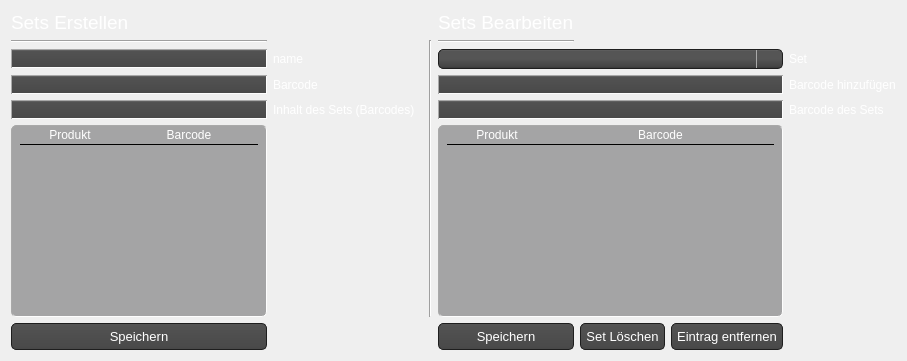
                <widget class="QWidget" name="tab_21">
                 <attribute name="title">
                  <string>Sets</string>
                 </attribute>
                 <layout class="QGridLayout" name="gridLayout_36">
                  <item row="0" column="0">
                   <layout class="QGridLayout" name="gridLayout_34">
                    <item row="4" column="0">
                     <widget class="QLineEdit" name="new_set_inhalt_text">
                      <property name="maximumSize">
                       <size>
                        <width>800</width>
                        <height>16777215</height>
                       </size>
                      </property>
                      <property name="styleSheet">
                       <string notr="true">QLineEdit{ background-color: QLinearGradient( x1: 0, y1: 0, x2: 0, y2: 1, stop: 0 #929394, stop: 0.1 #525252, stop: 0.5 #4e4e4e, stop: 0.9 #4a4a4a, stop: 1 #464646);
border: 1px inset darkgrey;
border-radius: 10px;
padding: 0 8px;
selection-background-color: darkgray;
font-size: 13px;
color: white;
}
QLineEdit:focus { background-color: QLinearGradient( x1: 0, y1: 0, x2: 0, y2: 1, stop: 0 #ffffff, stop: 0.1 #bababa, stop: 0.5 #919191, stop: 0.9 #7a7a7a, stop: 1 #5b5b5b);}
</string>
                      </property>
                     </widget>
                    </item>
                    <item row="5" column="0">
                     <widget class="QTableWidget" name="new_set_table">
                      <property name="maximumSize">
                       <size>
                        <width>800</width>
                        <height>16777215</height>
                       </size>
                      </property>
                      <property name="styleSheet">
                       <string notr="true">QTableView {
border: 1px inset darkgrey;
border-radius: 5px;
padding: 0 8px;
font-size: 13px;
color: white;
gridline-color: rgb(164, 164, 165);
Background-color: rgb(164, 164, 165);

}
QHeaderView::section{

border-style: none;
Color: white;
gridline-color: rgb(164, 164, 165);
background-color: rgb(164, 164, 165);
border-bottom: 1px inset black;

}
QTableView::item{
border-bottom : 1px inset black;
gridline-color: rgb(164, 164, 165);
text-align: center;
}</string>
                      </property>
                      <attribute name="horizontalHeaderCascadingSectionResizes">
                       <bool>true</bool>
                      </attribute>
                      <attribute name="horizontalHeaderStretchLastSection">
                       <bool>true</bool>
                      </attribute>
                      <attribute name="verticalHeaderVisible">
                       <bool>false</bool>
                      </attribute>
                      <column>
                       <property name="text">
                        <string>Produkt</string>
                       </property>
                      </column>
                      <column>
                       <property name="text">
                        <string>Barcode</string>
                       </property>
                      </column>
                     </widget>
                    </item>
                    <item row="4" column="6">
                     <widget class="QLabel" name="label_115">
                      <property name="styleSheet">
                       <string notr="true">color: white;</string>
                      </property>
                      <property name="text">
                       <string>Barcode des Sets</string>
                      </property>
                     </widget>
                    </item>
                    <item row="3" column="0">
                     <widget class="QLineEdit" name="new_set_barcode">
                      <property name="maximumSize">
                       <size>
                        <width>800</width>
                        <height>16777215</height>
                       </size>
                      </property>
                      <property name="styleSheet">
                       <string notr="true">QLineEdit{ background-color: QLinearGradient( x1: 0, y1: 0, x2: 0, y2: 1, stop: 0 #929394, stop: 0.1 #525252, stop: 0.5 #4e4e4e, stop: 0.9 #4a4a4a, stop: 1 #464646);
border: 1px inset darkgrey;
border-radius: 10px;
padding: 0 8px;
selection-background-color: darkgray;
font-size: 13px;
color: white;
}
QLineEdit:focus { background-color: QLinearGradient( x1: 0, y1: 0, x2: 0, y2: 1, stop: 0 #ffffff, stop: 0.1 #bababa, stop: 0.5 #919191, stop: 0.9 #7a7a7a, stop: 1 #5b5b5b);}
</string>
                      </property>
                     </widget>
                    </item>
                    <item row="2" column="3" colspan="3">
                     <widget class="QComboBox" name="edit_set_combo">
                      <property name="styleSheet">
                       <string notr="true">QComboBox
{
    subcontrol-origin: padding;
    subcontrol-position: top right;
    selection-background-color: #111;
    selection-color: white;

    background-color: #464646;
    border-style: solid;
    border: 1px solid #1e1e1e;
    border-radius: 5;
    padding: 1px 0px 1px 20px;
}


QComboBox:hover, QPushButton:hover
{
    border: 1px solid teal;

}

QComboBox:editable {
    background: red;
    color: white;
}

QComboBox:on
{
    padding-top: 0px;
    padding-left: 0px;

    background-color: QLinearGradient( x1: 0, y1: 0, x2: 0, y2: 1, stop: 0 #2d2d2d, stop: 0.1 #2b2b2b, stop: 0.5 #292929, stop: 0.9 #282828, stop: 1 #252525);
    selection-background-color: rgb(67, 131, 202);
}

QComboBox:!on
{

    background-color: QLinearGradient( x1: 0, y1: 0, x2: 0, y2: 1, stop: 0 #666, stop: 0.1 #555, stop: 0.5 #555, stop: 0.9 #444, stop: 1 #333);
}

QComboBox QAbstractItemView
{
    border: 2px solid darkgray;
    color: black;
    selection-background-color: QLinearGradient( x1: 0, y1: 0, x2: 0, y2: 1, stop: 0 #111, stop: 1 #333);
}

QComboBox::drop-down
{
     subcontrol-origin: padding;
     subcontrol-position: top right;
     width: 15px;

     border-left-width: 1px;
     border-left-color: darkgray;
     border-left-style: solid; /* just a single line */
     border-top-right-radius: 3px; /* same radius as the QComboBox */
     border-bottom-right-radius: 3px;
     padding-left: 10px;
 }


</string>
                      </property>
                     </widget>
                    </item>
                    <item row="3" column="1">
                     <widget class="QLabel" name="label_110">
                      <property name="minimumSize">
                       <size>
                        <width>150</width>
                        <height>0</height>
                       </size>
                      </property>
                      <property name="styleSheet">
                       <string notr="true">color: white;</string>
                      </property>
                      <property name="text">
                       <string>Barcode</string>
                      </property>
                     </widget>
                    </item>
                    <item row="2" column="1">
                     <widget class="QLabel" name="label_109">
                      <property name="maximumSize">
                       <size>
                        <width>150</width>
                        <height>16777215</height>
                       </size>
                      </property>
                      <property name="styleSheet">
                       <string notr="true">color: white;</string>
                      </property>
                      <property name="text">
                       <string>name</string>
                      </property>
                     </widget>
                    </item>
                    <item row="4" column="1">
                     <widget class="QLabel" name="label_111">
                      <property name="minimumSize">
                       <size>
                        <width>0</width>
                        <height>0</height>
                       </size>
                      </property>
                      <property name="maximumSize">
                       <size>
                        <width>180</width>
                        <height>16777215</height>
                       </size>
                      </property>
                      <property name="styleSheet">
                       <string notr="true">color: white;</string>
                      </property>
                      <property name="text">
                       <string>Inhalt des Sets (Barcodes)</string>
                      </property>
                     </widget>
                    </item>
                    <item row="5" column="3" colspan="3">
                     <widget class="QTableWidget" name="edit_set_table">
                      <property name="styleSheet">
                       <string notr="true">QTableView {
border: 1px inset darkgrey;
border-radius: 5px;
padding: 0 8px;
font-size: 13px;
color: white;
gridline-color: rgb(164, 164, 165);
Background-color: rgb(164, 164, 165);

}
QHeaderView::section{

border-style: none;
Color: white;
gridline-color: rgb(164, 164, 165);
background-color: rgb(164, 164, 165);
border-bottom: 1px inset black;

}
QTableView::item{
border-bottom : 1px inset black;
gridline-color: rgb(164, 164, 165);
text-align: center;
}</string>
                      </property>
                      <attribute name="horizontalHeaderCascadingSectionResizes">
                       <bool>true</bool>
                      </attribute>
                      <attribute name="horizontalHeaderStretchLastSection">
                       <bool>true</bool>
                      </attribute>
                      <attribute name="verticalHeaderVisible">
                       <bool>false</bool>
                      </attribute>
                      <column>
                       <property name="text">
                        <string>Produkt</string>
                       </property>
                      </column>
                      <column>
                       <property name="text">
                        <string>Barcode</string>
                       </property>
                      </column>
                     </widget>
                    </item>
                    <item row="1" column="3">
                     <widget class="Line" name="line_44">
                      <property name="orientation">
                       <enum>Qt::Horizontal</enum>
                      </property>
                     </widget>
                    </item>
                    <item row="1" column="0">
                     <widget class="Line" name="line_42">
                      <property name="orientation">
                       <enum>Qt::Horizontal</enum>
                      </property>
                     </widget>
                    </item>
                    <item row="3" column="6">
                     <widget class="QLabel" name="label_114">
                      <property name="maximumSize">
                       <size>
                        <width>150</width>
                        <height>16777215</height>
                       </size>
                      </property>
                      <property name="styleSheet">
                       <string notr="true">color: white;
</string>
                      </property>
                      <property name="text">
                       <string>Barcode hinzufügen</string>
                      </property>
                     </widget>
                    </item>
                    <item row="2" column="0">
                     <widget class="QLineEdit" name="new_set_name">
                      <property name="maximumSize">
                       <size>
                        <width>800</width>
                        <height>16777215</height>
                       </size>
                      </property>
                      <property name="styleSheet">
                       <string notr="true">QLineEdit{ background-color: QLinearGradient( x1: 0, y1: 0, x2: 0, y2: 1, stop: 0 #929394, stop: 0.1 #525252, stop: 0.5 #4e4e4e, stop: 0.9 #4a4a4a, stop: 1 #464646);
border: 1px inset darkgrey;
border-radius: 10px;
padding: 0 8px;
selection-background-color: darkgray;
font-size: 13px;
color: white;
}
QLineEdit:focus { background-color: QLinearGradient( x1: 0, y1: 0, x2: 0, y2: 1, stop: 0 #ffffff, stop: 0.1 #bababa, stop: 0.5 #919191, stop: 0.9 #7a7a7a, stop: 1 #5b5b5b);}
</string>
                      </property>
                     </widget>
                    </item>
                    <item row="2" column="6">
                     <widget class="QLabel" name="label_112">
                      <property name="styleSheet">
                       <string notr="true">color: white;</string>
                      </property>
                      <property name="text">
                       <string>Set</string>
                      </property>
                     </widget>
                    </item>
                    <item row="1" column="2" rowspan="5">
                     <widget class="Line" name="line_43">
                      <property name="orientation">
                       <enum>Qt::Vertical</enum>
                      </property>
                     </widget>
                    </item>
                    <item row="6" column="5">
                     <widget class="QPushButton" name="edit_set_delete_entry_btn">
                      <property name="styleSheet">
                       <string notr="true">QPushButton{
   background-color: QLinearGradient( x1: 0, y1: 0, x2: 0, y2: 1, stop: 0 #565656, stop: 0.1 #525252, stop: 0.5 #4e4e4e, stop: 0.9 #4a4a4a, stop: 1 #464646);
  	border-style: solid;
    border: 1px solid #1e1e1e;
    border-radius: 5;
    padding: 1px 0px 1px 20px;
    font: 13px;
    min-width: 10em;
    padding: 5px;
	color: white;
}
QPushButton:hover{
	background-color: QLinearGradient( x1: 0, y1: 0, x2: 0, y2: 1, stop: 0 #565656, stop: 0.1 #525252, stop: 0.5 #4e4e4e, stop: 0.9 #4a4a4a, stop: 1 #464646);
  	border-style: solid;
    border: 1px solid rgb(59, 204, 179);
    border-radius: 5;
    padding: 1px 0px 1px 20px;
    font: 13px;
    min-width: 10em;
    padding: 5px;
	color: white;
}
QPushButton:pressed {
background-color: rgb(130, 152, 152);
  	border-style: solid;
    border: 1px solid #1EFFFF;
    border-radius: 5;
    padding: 1px 0px 1px 20px;
    font: 13px;
    min-width: 10em;
    padding: 5px;
	color: white;

}</string>
                      </property>
                      <property name="text">
                       <string>Eintrag entfernen</string>
                      </property>
                     </widget>
                    </item>
                    <item row="0" column="3">
                     <widget class="QLabel" name="label_113">
                      <property name="font">
                       <font>
                        <pointsize>14</pointsize>
                       </font>
                      </property>
                      <property name="styleSheet">
                       <string notr="true">color: white;</string>
                      </property>
                      <property name="text">
                       <string>Sets Bearbeiten</string>
                      </property>
                     </widget>
                    </item>
                    <item row="3" column="3" colspan="3">
                     <widget class="QLineEdit" name="edit_set_add_barcode">
                      <property name="styleSheet">
                       <string notr="true">QLineEdit{ background-color: QLinearGradient( x1: 0, y1: 0, x2: 0, y2: 1, stop: 0 #929394, stop: 0.1 #525252, stop: 0.5 #4e4e4e, stop: 0.9 #4a4a4a, stop: 1 #464646);
border: 1px inset darkgrey;
border-radius: 10px;
padding: 0 8px;
selection-background-color: darkgray;
font-size: 13px;
color: white;
}
QLineEdit:focus { background-color: QLinearGradient( x1: 0, y1: 0, x2: 0, y2: 1, stop: 0 #ffffff, stop: 0.1 #bababa, stop: 0.5 #919191, stop: 0.9 #7a7a7a, stop: 1 #5b5b5b);}
</string>
                      </property>
                     </widget>
                    </item>
                    <item row="6" column="0">
                     <widget class="QPushButton" name="new_set_save_btn">
                      <property name="styleSheet">
                       <string notr="true">QPushButton{
   background-color: QLinearGradient( x1: 0, y1: 0, x2: 0, y2: 1, stop: 0 #565656, stop: 0.1 #525252, stop: 0.5 #4e4e4e, stop: 0.9 #4a4a4a, stop: 1 #464646);
  	border-style: solid;
    border: 1px solid #1e1e1e;
    border-radius: 5;
    padding: 1px 0px 1px 20px;
    font: 13px;
    min-width: 10em;
    padding: 5px;
	color: white;
}
QPushButton:hover{
	background-color: QLinearGradient( x1: 0, y1: 0, x2: 0, y2: 1, stop: 0 #565656, stop: 0.1 #525252, stop: 0.5 #4e4e4e, stop: 0.9 #4a4a4a, stop: 1 #464646);
  	border-style: solid;
    border: 1px solid rgb(59, 204, 179);
    border-radius: 5;
    padding: 1px 0px 1px 20px;
    font: 13px;
    min-width: 10em;
    padding: 5px;
	color: white;
}
QPushButton:pressed {
background-color: rgb(130, 152, 152);
  	border-style: solid;
    border: 1px solid #1EFFFF;
    border-radius: 5;
    padding: 1px 0px 1px 20px;
    font: 13px;
    min-width: 10em;
    padding: 5px;
	color: white;

}</string>
                      </property>
                      <property name="text">
                       <string>Speichern</string>
                      </property>
                     </widget>
                    </item>
                    <item row="4" column="3" colspan="3">
                     <widget class="QLineEdit" name="edit_set_barcode">
                      <property name="styleSheet">
                       <string notr="true">QLineEdit{ background-color: QLinearGradient( x1: 0, y1: 0, x2: 0, y2: 1, stop: 0 #929394, stop: 0.1 #525252, stop: 0.5 #4e4e4e, stop: 0.9 #4a4a4a, stop: 1 #464646);
border: 1px inset darkgrey;
border-radius: 10px;
padding: 0 8px;
selection-background-color: darkgray;
font-size: 13px;
color: white;
}
QLineEdit:focus { background-color: QLinearGradient( x1: 0, y1: 0, x2: 0, y2: 1, stop: 0 #ffffff, stop: 0.1 #bababa, stop: 0.5 #919191, stop: 0.9 #7a7a7a, stop: 1 #5b5b5b);}
</string>
                      </property>
                     </widget>
                    </item>
                    <item row="6" column="3">
                     <widget class="QPushButton" name="edit_set_save_btn">
                      <property name="styleSheet">
                       <string notr="true">QPushButton{
   background-color: QLinearGradient( x1: 0, y1: 0, x2: 0, y2: 1, stop: 0 #565656, stop: 0.1 #525252, stop: 0.5 #4e4e4e, stop: 0.9 #4a4a4a, stop: 1 #464646);
  	border-style: solid;
    border: 1px solid #1e1e1e;
    border-radius: 5;
    padding: 1px 0px 1px 20px;
    font: 13px;
    min-width: 10em;
    padding: 5px;
	color: white;
}
QPushButton:hover{
	background-color: QLinearGradient( x1: 0, y1: 0, x2: 0, y2: 1, stop: 0 #565656, stop: 0.1 #525252, stop: 0.5 #4e4e4e, stop: 0.9 #4a4a4a, stop: 1 #464646);
  	border-style: solid;
    border: 1px solid rgb(59, 204, 179);
    border-radius: 5;
    padding: 1px 0px 1px 20px;
    font: 13px;
    min-width: 10em;
    padding: 5px;
	color: white;
}
QPushButton:pressed {
background-color: rgb(130, 152, 152);
  	border-style: solid;
    border: 1px solid #1EFFFF;
    border-radius: 5;
    padding: 1px 0px 1px 20px;
    font: 13px;
    min-width: 10em;
    padding: 5px;
	color: white;

}</string>
                      </property>
                      <property name="text">
                       <string>Speichern</string>
                      </property>
                     </widget>
                    </item>
                    <item row="0" column="0">
                     <widget class="QLabel" name="label_108">
                      <property name="maximumSize">
                       <size>
                        <width>16777215</width>
                        <height>30</height>
                       </size>
                      </property>
                      <property name="font">
                       <font>
                        <pointsize>14</pointsize>
                       </font>
                      </property>
                      <property name="styleSheet">
                       <string notr="true">color: white;</string>
                      </property>
                      <property name="text">
                       <string>Sets Erstellen</string>
                      </property>
                     </widget>
                    </item>
                    <item row="6" column="4">
                     <widget class="QPushButton" name="edit_set_delete_btn">
                      <property name="styleSheet">
                       <string notr="true">QPushButton{
   background-color: QLinearGradient( x1: 0, y1: 0, x2: 0, y2: 1, stop: 0 #565656, stop: 0.1 #525252, stop: 0.5 #4e4e4e, stop: 0.9 #4a4a4a, stop: 1 #464646);
  	border-style: solid;
    border: 1px solid #1e1e1e;
    border-radius: 5;
    padding: 1px 0px 1px 20px;
    font: 13px;
    min-width: 10em;
    padding: 5px;
	color: white;
}
QPushButton:hover{
	background-color: QLinearGradient( x1: 0, y1: 0, x2: 0, y2: 1, stop: 0 #565656, stop: 0.1 #525252, stop: 0.5 #4e4e4e, stop: 0.9 #4a4a4a, stop: 1 #464646);
  	border-style: solid;
    border: 1px solid rgb(59, 204, 179);
    border-radius: 5;
    padding: 1px 0px 1px 20px;
    font: 13px;
    min-width: 10em;
    padding: 5px;
	color: white;
}
QPushButton:pressed {
background-color: rgb(130, 152, 152);
  	border-style: solid;
    border: 1px solid #1EFFFF;
    border-radius: 5;
    padding: 1px 0px 1px 20px;
    font: 13px;
    min-width: 10em;
    padding: 5px;
	color: white;

}</string>
                      </property>
                      <property name="text">
                       <string>Set Löschen</string>
                      </property>
                     </widget>
                    </item>
                   </layout>
                  </item>
                 </layout>
                </widget>
